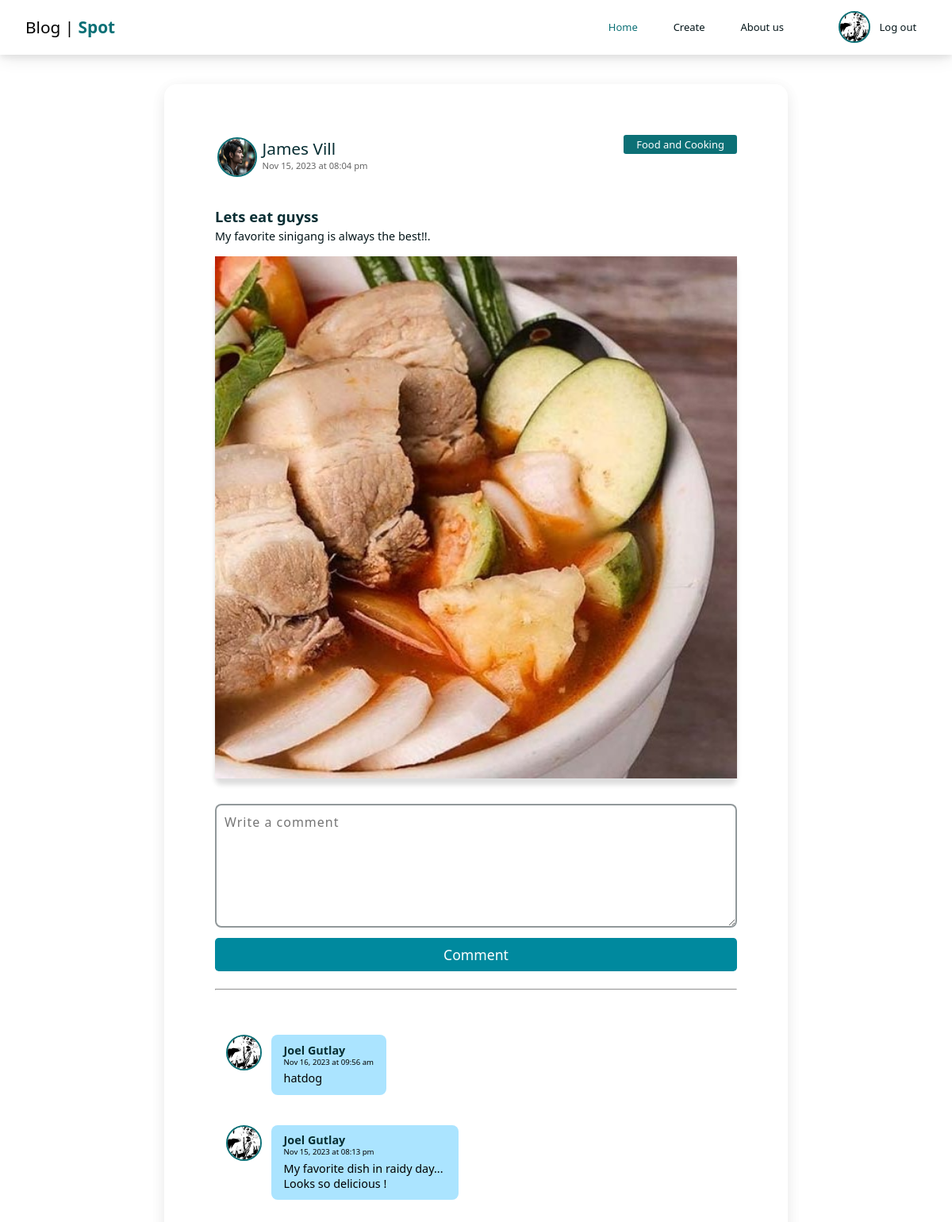
The page /pages/comment.php?postedBy=James Vill&seeMorepost=31&userF0llowing2=Joel Gutlay (signed in) on the database its author committed.
### tables this page shows
CREATE TABLE `post` (
  `blogID` int(11) NOT NULL,
  `blog_title` varchar(200) NOT NULL,
  `blog_content` varchar(800) NOT NULL,
  `dateTime_created` datetime NOT NULL DEFAULT current_timestamp(),
  `blog_cat` varchar(100) NOT NULL,
  `blog_pic` varchar(100) NOT NULL,
  `username` varchar(100) DEFAULT NULL
);

CREATE TABLE `comments` (
  `commentID` int(11) NOT NULL,
  `blogID` int(11) NOT NULL,
  `username` varchar(100) NOT NULL,
  `Comment` varchar(800) NOT NULL,
  `DateTime` datetime NOT NULL DEFAULT current_timestamp()
);

### pages/comment.php (the view, shortened to what this page needs)
<?php
require '../connection/config.php';
?>
<!DOCTYPE html>
<html lang="en">
    <head>
        <link rel="stylesheet" href="../styles/comment.css">
    </head>
    <body>
<?php
    if(isset($_GET['seeMorepost']) && isset($_GET['postedBy']) ){
    $user = $_GET['postedBy'];
    $blogid = $_GET['seeMorepost'];
    $currentUser = $_GET['userF0llowing2'];
        $query = "SELECT username, blogid, blog_title, blog_content, datetime_created, blog_cat, blog_pic FROM POST WHERE (username ='".$user."') AND (blogid=".$blogid.")";
        $result = $conn->query($query);
        while($data = $result->fetch_assoc()){
            $username = $data['username'];
            $date = arrangeDate($data['datetime_created']);
            $category = $data['blog_cat'];
            $title = $data['blog_title'];
            $content = $data['blog_content'];
            $upload = identify_Picture($data['blog_pic']);
            $profile = get_Users_Profile($username);
            $onlineUser_Profile = get_Users_Profile($currentUser);
?>
        <header class="header-link ">
        <h1 class="logo logo-left"><a href="home.php" style="text-decoration: none; color:black;">Blog | <span class="logo-right">Spot</span></a></h1>
            <nav class="link-adjust">
            <a class="link active-link" href="home.php">Home</a>
                <a class="link" href="create.php?createBlog=<?php echo $currentUser;?>">Create</a>
                <a class="link" href="#">About us</a>
            </nav>
            <div class="profile">
               <img class="pic" src="<?php echo $onlineUser_Profile;?>" width="40" height="40" alt="profile">
               <nav class="link-adjust">
                    <a class="link-end" href="home.php?logout=<?php echo $currentUser;?>">Log out</a>
               </nav>
            </div>
        </header>
        <section class="card">
            <div class="wrapper">
                <main class="contents">
                    <div class="user-profile">
                        <img class="pic" src="<?php echo $profile;?>" width="50" height="50" alt="profile">
                    </div>
                    <div class="user-about">
                        <h1><?php echo $username;?></h1>
                        <p><?php echo $date;?></p>
                    </div>
                    <div class="category">
                        <a href="#"><?php echo $category;?></a>
                    </div>
                </main>
                <main class="description">
                    <div>
                        <h1><?php echo $title;?></h1>
                        <p><?php echo $content;?></p>
                    </div>
                </main>
                <main>
                    <div class="picture-post">
                        <img src="<?php echo $upload;?>" alt="">
                    </div>
                </main>
<?php
    }
}
?>
                <form action="" method="post">
                    <main>
                        <div class="input-design">
                            <textarea name="f_comment" id="" cols="20" rows="6" placeholder="Write a comment"></textarea>
                        </div>
                        <div class="button-field ">
                            <button class="form_btn" name="comment" value="">Comment</button>
                        </div>
                    </main>
                </form>
                <br>
                <hr>
                <div class="scroll-comment">
                    <div class="inner-scroll">
<?php
if(isset($_GET['seeMorepost']) && isset($_GET['postedBy']) ){
   $blogid = $_GET['seeMorepost'];
   $currentUser = $_GET['userF0llowing2'];
    $query = "SELECT username, commentID, blogID, Comment, DateTime FROM COMMENTS WHERE blogID=$blogid ORDER BY DateTime DESC";
    $result = $conn->query($query);
    while($data = $result->fetch_assoc())
    {
        $username = $data['username'];
        $date = arrangeDate($data['DateTime']);
        $comment = $data['Comment'];
        $profile = get_Users_Profile($username);
        $colorIndicator = "";
?>
                        <main class="comment-card">
                            <div class="comment-user-profile">
                                <img class="pic" src="<?php echo $profile;?>" width="45" height="45" alt="profile">
                            </div>
<?php
    if($currentUser == $username){
        $colorIndicator = "style=\"background-color: #ABE4FF;\"";
    }
?>
                              <div class="comment-info" <?php echo $colorIndicator;?>>
                                <div class="comment-user-about">
                                    <h1><?php echo $username;?></h1>
                                    <p><?php echo $date;?></p>
                                </div>
                                <div class="comment">
                                    <pre><p><?php echo $comment;?></p></pre>
                                </div>
                            </div>
                        </main>
<?php
    }
}
?>
                    </div>
                </div>
            </div>
        </section>
    </body>
</html>
<?php
function arrangeDate($timedate)
{
    $timedate = date_create($timedate);
    $timedate = date_format($timedate, 'M d, Y') ." at ". date_format($timedate, 'h:i a');
    return $timedate;
}
function identify_Picture($path){
    $image_container = "";
    if(!empty($path) && $path !="../images/upload/"){
         $image_container =$path;
    }else{
        $image_container = "";
    }
   return  $image_container;
}
function get_Users_Profile($user)
{
    require '../connection/config.php';
    $query = "SELECT profile FROM ACCOUNTS_PROFILE AS ap WHERE  ap.username = '".$user."'";
    $result = $conn->query($query);
    while($data = $result->fetch_assoc()){
        $prof = $data['profile'];
        return  $prof;
    }
}
?>

### styles/comment.css (style rules this page uses)
:root { --darker: #05161A; --dark: #072E33; --primary: #0C7076; --mid: #0F969C; --light: #6DA5C0; --footer: #294D61; }
* { box-sizing: border-box; margin: 0; padding: 0; font-family: 'Segoe UI', Tahoma, Geneva, Verdana, sans-serif; }
body { position: relative; height: 100vh; background-color: transparent; padding-top: 4.9rem; margin: 0 auto; display: flex; flex-direction: column; align-items: center; }
.header-link { display: flex; position: fixed; top: 0; flex-direction: row; justify-content: space-between; align-items: center; background-color: white; box-shadow: 0 4px 8px 0 rgba(0, 0, 0, 0.079), 0 6px 20px 0 rgba(0, 0, 0, 0.074); padding: 0.8rem 2rem; width: 100%; }
.logo { color: var(--darker); font-size: 1.3rem; cursor: pointer; }
.logo-left { font-weight: normal; }
.logo-right { font-weight: bold; color: var(--primary); }
.link-adjust { display: flex; flex-direction: row; justify-content: end; align-items: center; margin-left: auto; font-weight: 500; font-size: small; }
.link { text-decoration: none; color: var(--darker); padding:0 1.4rem; transition: all 400ms ease-in-out; }
.link-end { text-decoration: none; color: var(--darker); padding:0 0.7rem; font-weight: 500; font-size: small; transition: all 400ms ease-in-out; }
.active-link { color: var(--primary); }
.profile { padding: 0.1rem; display: flex; margin-left: 4%; }
.pic { border: 2px solid #0C7076; border-radius: 3rem; }
.card { background-color: white; width: 90%; height: fit-content; padding: 1rem 1rem; display: flex; flex-direction: column; justify-content: space-around; align-items: center; }
.contents { display: flex; align-items: top; justify-content: space-between; }
.wrapper { display: flex; flex-direction: column; align-items: normal; color: var(--dark); box-shadow: 0 4px 20px 0 rgba(0, 0, 0, 0.049), 0 6px 20px 0 rgba(0, 0, 0, 0.056); border-radius: 1rem; padding: 4rem; width: 75%; height: min-content; margin: 0.7rem 0; }
.user-profile { margin: 0.2rem 0.2rem; }
.user-about { margin: 0.2rem 0.2rem; margin-right: auto; }
.user-about h1 { font-size: 1.3rem; font-weight: 500; }
.user-about p { font-size: 0.7rem; font-weight: 500; color: #646464; }
.category { display: flex; align-items: center; background-color: #0C7076; height: fit-content; padding: 0.2rem 1rem; text-align: center; border-radius: 0.2rem; font-weight: 300; }
.category a { text-decoration: none; color: white; font-size: small; }
.description { background-color: transparent; padding: 1rem 0; margin-top: 0.6rem; }
.description h1 { font-size: 1.15rem; font-weight: 700; padding: 0.2rem 0; }
.description p { color: var(--darker); font-size: 0.9rem; font-weight: 400; padding-bottom: 0% 0; }
.picture-post { width: 100%; height: 100%; border-radius: 0.5rem; background-color: #fcfcfc; box-shadow: 0 8px 6px 0 rgba(0, 0, 0, 0.099), 0 8px 6px 0 rgba(0, 0, 0, 0.042); }
.picture-post img { margin: auto; display: block; width: 100%; }
.scroll-comment { margin: 2rem 0; overflow-y: auto; height: max-content; min-height: max-content; max-height: 25rem; }
.inner-scroll { padding: 0.055rem 0; height: min-content; min-height: fit-content; max-height: max-content; }
.comment-card { min-width: fit-content; max-width: max-content; display: flex; align-items:top; padding: 0.9rem; margin: 0.6rem 0; border-radius: 0.3rem; }
.comment-card .comment-user-profile { margin: 0 0.7rem 0 0; display: flex; align-items: center; justify-content: center; height: 100%; }
.comment-card .comment-info { background-color: #d6d6d6; padding: 0.7rem 1rem; border-radius: 0.5rem; }
.comment-info .comment-user-about h1 { font-size: 0.9rem; line-height: 1rem; }
.comment-info .comment-user-about p { font-size: 0.6rem; color: rgb(0, 0, 0); margin-bottom: 0.3rem; }
.comment-info .comment { width: 100%; font-size: 0.9rem; font-weight: normal; color: #000000; text-align: justify; }
.comment-info .comment p { text-wrap: wrap; }
.input-design textarea { margin: 0.5rem 0; margin-top: 2rem; width: 100%; padding: 10px 10px; outline: 0; border: 2px solid #05161a70; border-radius: 0.5rem; background-color: transparent; font-size: 1em; font-weight: 400; letter-spacing: 1px; color: #05161ac4; }
.button-field { width: 100%; height: fit-content; }
.form_btn { background-color: rgb(0, 137, 158); outline: 0; border: 0; border-radius: 0.3rem; width: 100%; height: 2.6rem; font-size: 1.1rem; color: white; transition: all 400ms ease-in-out; }

### rows shown on the page
post: username "James Vill", dateTime_created "Nov 15, 2023 at 08:04 pm", blog_cat "Food and Cooking", blog_title "Lets eat guyss", blog_content "My favorite sinigang is always the best!!.", blog_pic (picture)
comments: username "Joel Gutlay", DateTime "Nov 16, 2023 at 09:56 am", Comment "hatdog"
comments: username "Joel Gutlay", DateTime "Nov 15, 2023 at 08:13 pm", Comment "My favorite dish in raidy day... Looks so delicious !"
